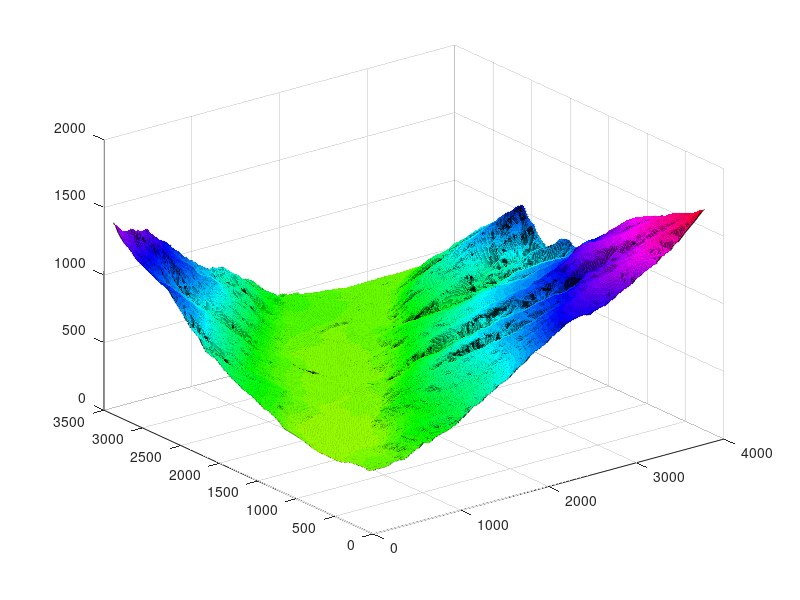
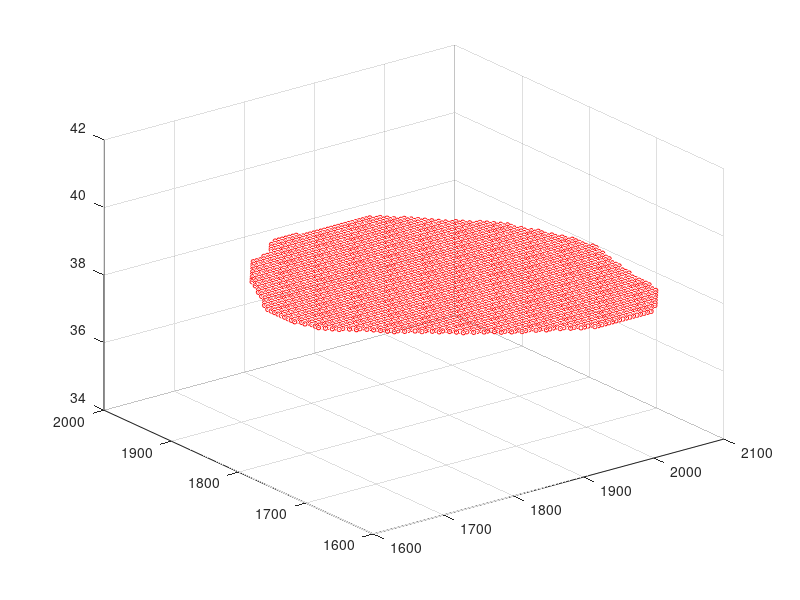
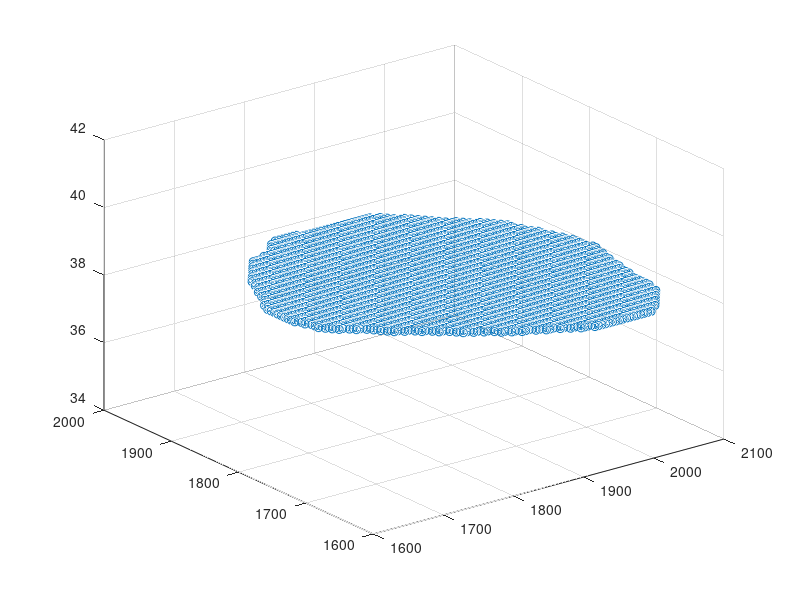

MATLAB code to generate these figures, in order:

clear all;
close all;
clc;

load('mask_in.mat')
load('dem_real.mat')
%%%%%%%%%%%%%%%%%%%%%%%%%%%%%%%%%%%%%%%%%%%%%%%%%%%%%%%%%%%%%%%%%%
rowstart = 1;
rowend   = 676;

colstart = 1;
colend   = 756;

ndivrows = rowend - rowstart;
ndivcols = colend - colstart;

Xmin = 180;
Xmax = 520;
Ymin = 180;
Ymax = 520;

hx = hy = 5;

y = linspace (0, hy*ndivrows, ndivrows+1);
x = linspace (0, hx*ndivcols, ndivcols+1);

%y = linspace (0, hy*(Ymax-Ymin), Ymax-Ymin );
%x = linspace (0, hx*(Xmax-Xmin), Xmax - Xmin );

[X, Y] = meshgrid (x, y);
%Z = double (immagine_int);
Z = dem; %double(dem(Xmin:Xmax,Ymin:Ymax));

zplot = dem; % double( dem(Xmin:Xmax,Ymin:Ymax));



%h = 0*Z; %ymin 1400 ymax=1700   xmin = 700 xmax = 900
%{
%Ymin = 1350; Ymax = 1450; Xmin = 700; Xmax = 900;
select = (Y>Ymin & Y<Ymax & X >Xmin & X < Xmax);

h(select)= 38.*double(mask_in(select)) ; %(700.*double(mask_in(select))) - Z(select);
h(h < 0) = 0;
%}


%h = 38.*double(mask_in);

%h(h < 0) = 0;
DX = 1; DY = 1;
%[xp, yp] = meshgrid (Xmin:DX:Xmax, Ymin:DY:Ymax);
%hp = interp2 (X, Y, h, xp, yp, 'spline');
%select = (Y>Ymin & Y<Ymax & X >Xmin & X < Xmax);
hp = 38.*double(mask_in);

yy = linspace (0, hy*ndivrows, ndivrows+1);
xx = linspace (0, hx*ndivcols, ndivcols+1);

[Xx, Yy] = meshgrid (xx, yy);
xp = Xx;
yp = Yy;

hp = hp(:);
xp = xp(:);
yp = yp(:);

hzero = find (hp < 38);
hp(hzero) = [];
xp(hzero) = [];
yp(hzero) = [];

%data = jsonencode (struct ('X', X(:), 'Y', Y(:), 'Z', Z(:), 'h', h(:)));
%immagine_out = uint16(immagine_int);
%imwrite (immagine_out, "sfondo.tif")

%%%%%%%%%%%%%%%%%%%%%%%%%%%%%%%%%%%%%%%%%%%%%%%%%%%%%%%%%%%%%%%%%%%%%%%%%%%%%



Zz        = double (Z);
Zz(Zz<=0) = -1.0;
[gx, gy]  = gradient (Zz);

Z    = Zz(:);
dZdx = gx(:);
dZdy = gy(:);
%{
figure(1)
surf(X(Ymin:Ymax,Xmin:Xmax),Y(Ymin:Ymax,Xmin:Xmax),dem(Ymin:Ymax,Xmin:Xmax));
hold on
scatter3(xp,yp,hp,10,'r')
colormap('hsv');
%}
figure(1)
surf(X,Y,zplot);
hold on
scatter3(xp,yp,hp,10,'r')
colormap('hsv');


%figure(2)
%surf(X(100:600,240:700),Y(100:600,240:700),dem(100:600,240:700));
%colormap('hsv');

figure(3)
scatter3(xp,yp,hp,10,'r')

%{
figure(3);

mesh(X,Y,Zz)
hold on
mesh(X,Y,h)
xlabel('x');
ylabel('y');
view([70 30])
%}


at = atan(sqrt(gx.^2 + gy.^2));
%{
figure(3)
mesh(X,Y,at)
xlabel('x');
ylabel('y');
colormap('hsv');


figure(4)
surf(X(100:600,240:700),Y(100:600,240:700),at(100:600,240:700));
xlabel('x');
ylabel('y');
colormap('hsv');
%}
figure(5)
scatter3(xp(:),yp(:),hp(:))


%% Constants
g     = 9.81;
xi    = 200;
vis   = 50;
ty    = 2000;
T     = 10;

%% Material point quantities initialization
nmp   = numel(xp);
rhosy = 1291.0;
Msys  = sum (hp*DX*DY*rhosy);
Mp    = Msys/nmp * ones(nmp, 1);
Vp    = Mp./rhosy;
Ap    = Vp./hp;
vp    = zeros (nmp,2);

momp  = zeros (nmp,2);

Fb(:,1) = zeros (nmp,1);
Fb(:,2) = zeros (nmp,1);

%%
DATA = struct (
	   "x", xp, ...
	   "y", yp, ...
	   "Mp", Mp, ...
	   "Ap", Ap, ...
	   "vpx", vp(:,1), ...
	   "vpy", vp(:,2), ...
	   "Nex", ndivcols, ...
	   "Ney", ndivrows, ...
	   "hx", hx, ...
	   "hy", hy, ...
	   "hp", hp, ...
	   "mom_px", momp(:,1), ...
	   "mom_py", momp(:,2), ...
	   "g", g, ...
	   "T", T, ...
	   "xi", xi, ...
	   "vis", vis, ...
	   "ty", ty, ...
	   "rho", rhosy, ...
	   "Vp", Vp, ...
	   "Z", Z, ...
	   "dZdx", dZdx,
	   "dZdy", dZdy
	 );
json = jsonencode(DATA);

FID = fopen("DATA.json","w");
fprintf(FID,json);
fclose(FID);









